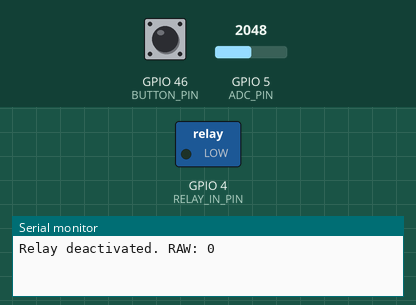
Recording of a program running on a simulated ESP32-S3. Shown: switched loads named in the program (green lamp = pin HIGH), the last lines printed to the serial monitor. Inputs (shaded band) come from the test bench; at power-on: GPIO 46 (BUTTON_PIN) HIGH, GPIO 5 (ADC_PIN) = 2048 (analog values on the 0–4095 scale).

Above: at 1.2 s.
1.3 s: GPIO 46 (BUTTON_PIN) pulled LOW for 0.15 s
At 1.9 s:
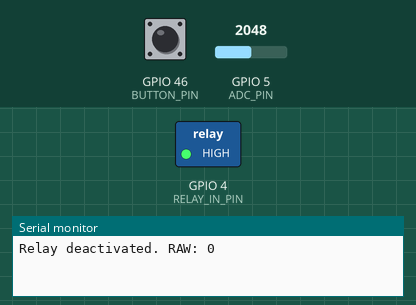
3.0 s: GPIO 5 (ADC_PIN) set to 3042
4.5 s: GPIO 5 (ADC_PIN) set to 3099
At 5.3 s:
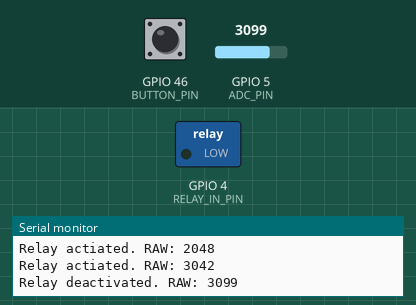
6.0 s: GPIO 5 (ADC_PIN) set to 2845
7.5 s: GPIO 5 (ADC_PIN) set to 2703
At 8.8 s:
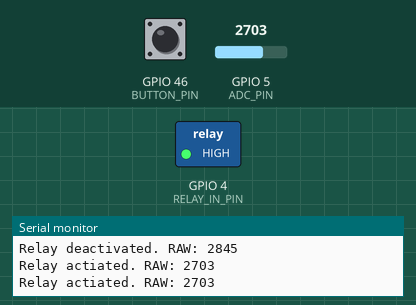
Timing chart, 0 to 10.0 s (numbered marks = the images above; inputs shaded):
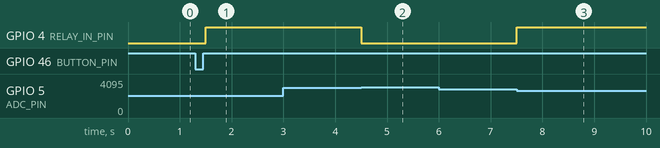

The program:

main.cpp
```cpp
#include <Arduino.h>
#include <Ticker.h>
#include <OneButton.h>

void switchRelay(int value);
void printRelayStatus(bool status, int value);

const int MONITOR_BAUD_RATE = 115200;
const int8_t ADC_PIN = 5;
const int8_t ADC_RESOLUTION = 12;
constexpr int16_t ADC_MAX_VALUE = (1 << ADC_RESOLUTION) - 1;

const int8_t RELAY_IN_PIN = 4;
const int8_t RELAY_STATUS_PRINT_DELAY = 1;
int rawValue;

Ticker printRelayStatusTicker;

const int8_t BUTTON_PIN = 46;
OneButton button(BUTTON_PIN, true);
bool isClicked = false;

void clickHandler()
{
  if (isClicked)
  {
    printRelayStatusTicker.detach();
    digitalWrite(RELAY_IN_PIN, LOW);
  }
  else
  {
    printRelayStatusTicker.attach(RELAY_STATUS_PRINT_DELAY, []()
                                  { printRelayStatus(digitalRead(RELAY_IN_PIN), rawValue); });
  }

  isClicked = !isClicked;
}

void setup()
{
  Serial.begin(MONITOR_BAUD_RATE);
  pinMode(ADC_PIN, INPUT);
  pinMode(RELAY_IN_PIN, OUTPUT);
  pinMode(BUTTON_PIN, INPUT_PULLUP);

  analogReadResolution(ADC_RESOLUTION);

  printRelayStatusTicker.attach(RELAY_STATUS_PRINT_DELAY, []()
                                { printRelayStatus(digitalRead(RELAY_IN_PIN), rawValue); });

  button.attachClick(clickHandler);
}

void loop()
{
  button.tick();

  if (isClicked)
  {
    rawValue = analogRead(ADC_PIN);
    switchRelay(rawValue);
  }
}

void switchRelay(int value)
{
  static bool relayState = false;

  int upperThreshold = 3 * ADC_MAX_VALUE / 4;
  int lowerThreshold = upperThreshold - 300;

  if (value > upperThreshold)
  {
    digitalWrite(RELAY_IN_PIN, LOW);
  }
  else if (value < lowerThreshold)
  {
    digitalWrite(RELAY_IN_PIN, HIGH);
  }
}

void printRelayStatus(bool status, int value)
{
  if (status)
  {
    Serial.println("Relay actiated. RAW: " + String(value));
  }
  else
  {
    Serial.println("Relay deactivated. RAW: " + String(value));
  }
}
```

Measured:
- the behaviour switches between 3071 and 3072 on GPIO 5 (ADC_PIN) (found by bisection; images 1 and 2)
- the behaviour switches between 2771 and 2770 on GPIO 5 (ADC_PIN) (found by bisection; images 2 and 3)
- after the input at 1.3 s, GPIO 4 (RELAY_IN_PIN): LOW → HIGH after 0.20 s
- after the input at 4.5 s, GPIO 4 (RELAY_IN_PIN): HIGH → LOW at once
- after the input at 7.5 s, GPIO 4 (RELAY_IN_PIN): LOW → HIGH at once
